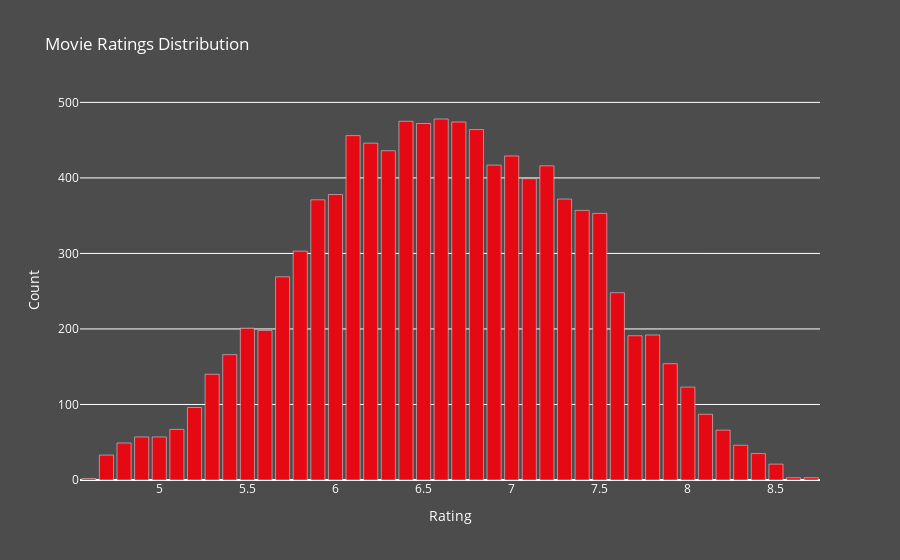

Notebook code for this chart:
### Code cell
ratings       = list(df['vote_average'].value_counts().index)
rating_counts = list(df['vote_average'].value_counts().values)

fig = go.Figure(data=[go.Bar(
    x=ratings,
    y=rating_counts,
    marker_color='#E50914'
)])

fig.update_layout(
    title='Movie Ratings Distribution',
    xaxis_title='Rating',
    yaxis_title='Count',
    plot_bgcolor='rgba(0, 0, 0, 0)',
    paper_bgcolor='rgba(0, 0, 0, 0.7)',
    font=dict(
        color='white'
    )
)
fig.show()

### Figure 1 — Plotly figure (JSON) as saved in the notebook; plotly's stock layout.template omitted (floating-point values rounded to 4 significant figures)
{"data": [{"marker": {"color": "#E50914"}, "type": "bar", "x": [6.6, 6.4, 6.7, 6.5, 6.8, 6.1, 6.2, 6.3, 7, 6.9, 7.2, 7.1, 6, 7.3, 5.9, 7.4, 7.5, 5.8, 5.7, 7.6, 5.5, 5.6, 7.8, 7.7, 5.4, 7.9, 5.3, 8, 5.2, 8.1, 5.1, 8.2, 5, 4.9, 4.8, 8.3, 8.4, 4.7, 8.5, 8.7, 8.6, 4.6], "y": [478, 475, 474, 472, 464, 456, 446, 436, 429, 417, 416, 399, 378, 372, 371, 357, 353, 303, 269, 248, 201, 198, 192, 191, 166, 154, 140, 123, 96, 87, 67, 66, 57, 57, 49, 46, 35, 33, 21, 3, 3, 2]}], "layout": {"font": {"color": "white"}, "paper_bgcolor": "rgba(0, 0, 0, 0.7)", "plot_bgcolor": "rgba(0, 0, 0, 0)", "title": {"text": "Movie Ratings Distribution"}, "xaxis": {"title": {"text": "Rating"}}, "yaxis": {"title": {"text": "Count"}}}}
